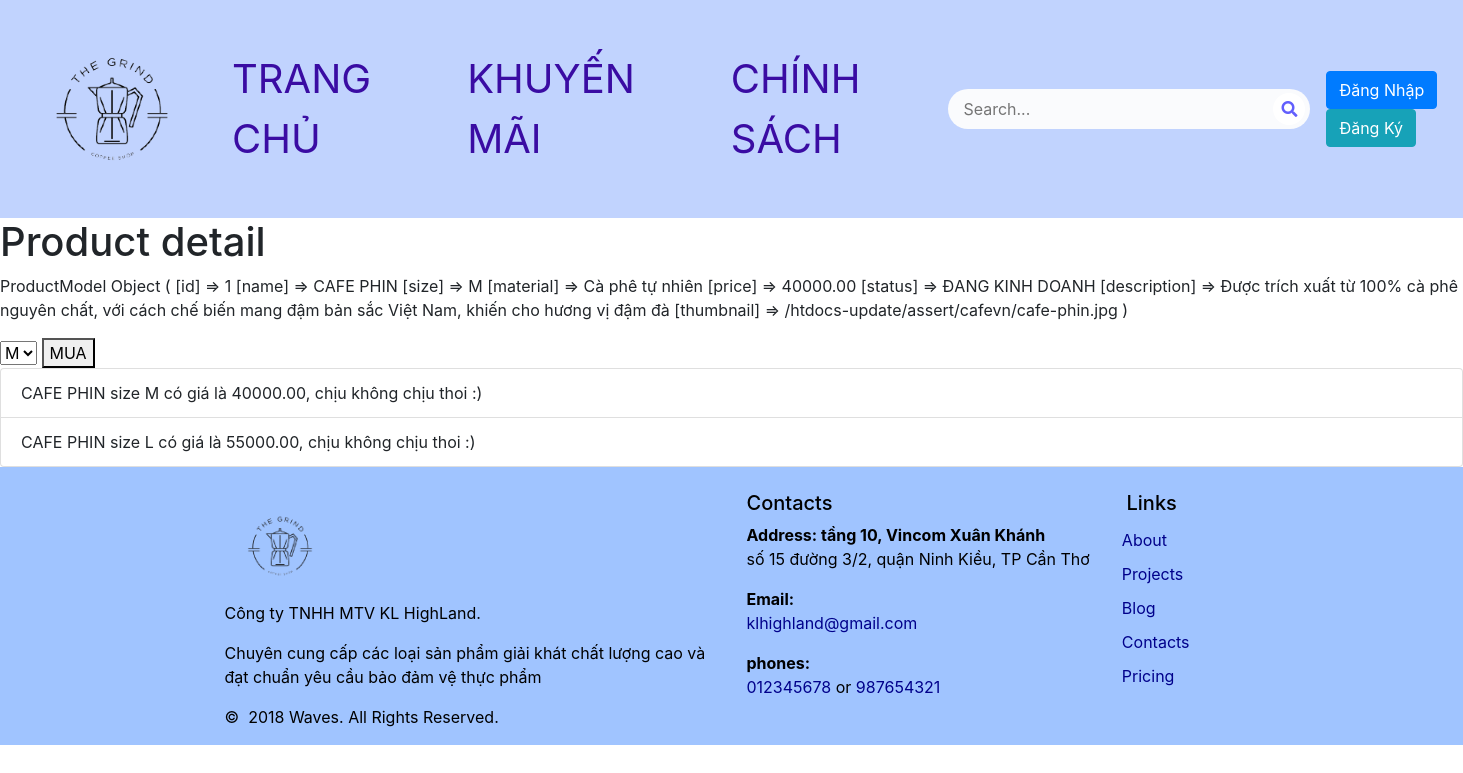
Screenshot of /product.php?id=1 with the database file from the repository.
### tables this page shows
create table PRODUCT
(
   P_ID                 Bigint not null AUTO_INCREMENT,
   C_ID                 Bigint not null,
   P_NAME               varchar(256),
   P_SIZE               char(3),
   P_MATERIAL           longtext,
   P_PRICE              float(8,2),
   P_DES                varchar(572),
   P_STATUS             text,
   P_THUMBNAIL          varchar(256),
   primary key (P_ID)
);

### product.php (called while the page is built, shortened)
<?php
include_once './services/ProductService.php';
if(isset($_GET['id'])){
    $id=$_GET['id'];
    $product = ProductService:: findById($id);
    $listSizeProduct = ProductService::getListSize($product->name);
}else{
    header('location: /htdocs-update/index.php');
}
include './views/product-detail.php';

### dao/ProductDAO.php (called while the page is built, shortened)
<?php
include_once 'dbconnect.php';
include_once dirname(__DIR__).'/models/ProductModel.php';
class ProductDAO {
    private static function queryAll($sql) {
        global $conn;
        $result = $conn->query($sql);
        $listProduct = array();
        while ($row = $result->fetch_assoc()) {
            array_push($listProduct, new ProductModel($row));
        }
        return $listProduct;
    }
    private static function queryTop($sql) {
        global $conn;
        $result = $conn->query($sql);
        if ($result->num_rows > 0) {
            $row = $result->fetch_assoc();
            return new ProductModel($row);
        } else {
            return null;
        }
    }
    public static function findById($id) {
        $sql = "SELECT * FROM PRODUCT WHERE P_ID = $id";
        return ProductDAO::queryTop($sql);
    }
    public static function findAllByName($name) {
        $sql = "SELECT * FROM PRODUCT WHERE P_NAME = '$name'";
        return ProductDAO::queryAll($sql);
    }
}

### services/ProductService.php (called while the page is built, shortened)
<?php
include_once dirname(__DIR__).'/dao/ProductDAO.php';
class ProductService {
    public static function findById($id){
        return ProductDAO::findById($id);
    }
    public static function getListSize($productName) {
        return ProductDAO::findAllByName($productName);
    }
}

### models/ProductModel.php (called while the page is built, shortened)
<?php
class ProductModel {
    function __construct($data) {
        $this->id = $data['P_ID'];
        $this->name = $data['P_NAME'];
        $this->size = $data['P_SIZE'];
        $this->price = $data['P_PRICE'];
    }
}

### views/product-detail.php (the view, shortened to what this page needs)
<!DOCTYPE html>
<html lang="en">
<head>
    <link rel="stylesheet" href="https://maxcdn.bootstrapcdn.com/bootstrap/4.0.0/css/bootstrap.min.css">
    <link rel="stylesheet" href="https://cdnjs.cloudflare.com/ajax/libs/font-awesome/5.15.3/css/all.min.css">
    <link rel="stylesheet" href="/htdocs-update/css/general.css">
    <link rel="stylesheet" href="/htdocs-update/css/mybag.css">
</head>
<body>
<?php include dirname(__DIR__).'/views/common/header.php'; ?>
<main>
        <h1>Product detail</h1>
        <p>
            <?php print_r($product); ?>
        </p>
        <form action="" method="POST">
            <select>
                <?php
                    foreach ($listSizeProduct as $product) {
                        echo "<option productId='$product->id'>$product->size";
                    }
                ?>
            </select>
            <button type="submit">MUA</button>
        </form>
        <ul class="list-group">
            <?php
                foreach ($listSizeProduct as $product) {
                    echo "<li productId='$product->id' class='list-group-item'>$product->name size $product->size có giá là $product->price, chịu không chịu thoi :)</li>";
                }
            ?>
        </ul>
    </main>
<?php include dirname(__DIR__).'/views/common/footer.php'; ?>
</body>
</html>

### css/general.css (style rules this page uses)
ul, ol { list-style: none; padding: 0; margin: 0; }

### rows the page displays
product: P_NAME "CAFE PHIN", P_SIZE "M", P_PRICE "40000.00"
product: P_NAME "CAFE PHIN", P_SIZE "L", P_PRICE "55000.00"

### other values shown
form field value "M"
